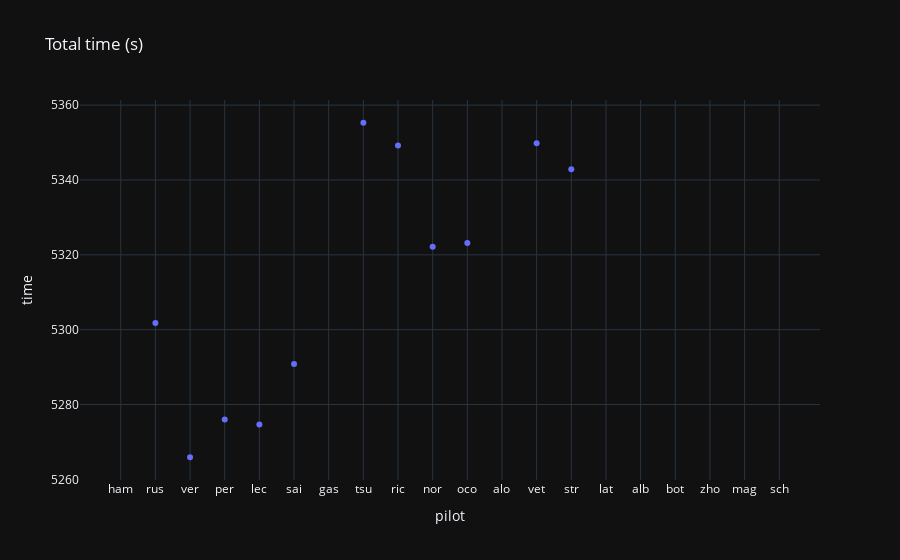

Notebook source saved alongside this figure:
### Code cell
px.scatter(df, x="pilot", y="time", title="Total time (s)", template="plotly_dark")
# no data displayed if the pilot didn't finish or had one lap of delay

### Figure 1 — Plotly figure (JSON) as saved in the notebook; plotly's stock layout.template omitted (floating-point values rounded to 4 significant figures)
{"data": [{"hovertemplate": "pilot=%{x}<br>time=%{y}<extra></extra>", "legendgroup": "", "marker": {"color": "#636efa", "symbol": "circle"}, "mode": "markers", "name": "", "orientation": "v", "showlegend": false, "type": "scatter", "x": ["ham", "rus", "ver", "per", "lec", "sai", "gas", "tsu", "ric", "nor", "oco", "alo", "vet", "str", "lat", "alb", "bot", "zho", "mag", "sch"], "xaxis": "x", "y": [null, 5302.0, 5266.0, 5276.0, 5275.0, 5291.0, null, 5355.0, 5349.0, 5322.0, 5323.0, null, 5350.0, 5343.0, null, null, null, null, null, null], "yaxis": "y"}], "layout": {"legend": {"tracegroupgap": 0}, "title": {"text": "Total time (s)"}, "xaxis": {"anchor": "y", "domain": [0, 1], "title": {"text": "pilot"}}, "yaxis": {"anchor": "x", "domain": [0, 1], "title": {"text": "time"}}}}
